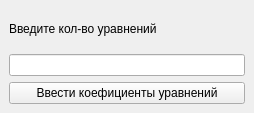
<?xml version="1.0" encoding="UTF-8"?>
<ui version="4.0">
 <class>MainWindow</class>
 <widget class="QMainWindow" name="MainWindow">
  <property name="geometry">
   <rect>
    <x>0</x>
    <y>0</y>
    <width>254</width>
    <height>113</height>
   </rect>
  </property>
  <property name="windowTitle">
   <string>MainWindow</string>
  </property>
  <widget class="QWidget" name="centralwidget">
   <layout class="QVBoxLayout" name="verticalLayout">
    <item>
     <layout class="QHBoxLayout" name="horizontalLayout">
      <item>
       <widget class="QLabel" name="label">
        <property name="text">
         <string>Введите кол-во уравнений</string>
        </property>
       </widget>
      </item>
     </layout>
    </item>
    <item>
     <widget class="QLineEdit" name="lineEdit"/>
    </item>
    <item>
     <widget class="QPushButton" name="pushButton">
      <property name="text">
       <string>Ввести коефициенты уравнений</string>
      </property>
     </widget>
    </item>
   </layout>
   <zorder>lineEdit</zorder>
   <zorder>pushButton</zorder>
   <zorder>horizontalLayoutWidget</zorder>
   <zorder>label</zorder>
  </widget>
 </widget>
 <resources/>
 <connections/>
</ui>
